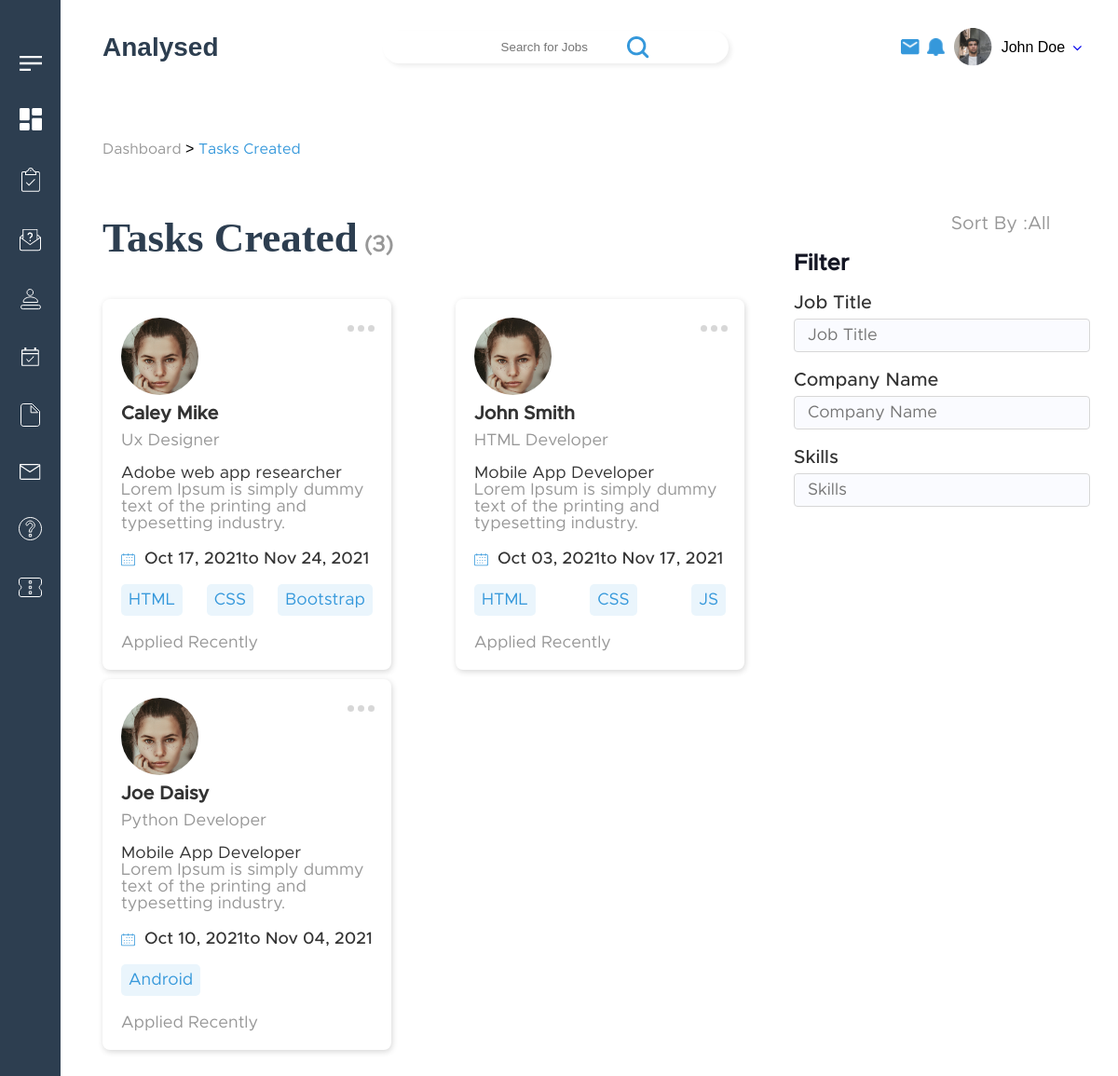
/TasksCreated.php, run on the app's committed database.
### tables this page shows
CREATE TABLE `task` (
  `task_id` int(255) NOT NULL,
  `recruiter_id` int(255) NOT NULL,
  `position` varchar(50) NOT NULL,
  `jobtitle` varchar(50) NOT NULL,
  `company` varchar(50) NOT NULL,
  `skills` varchar(50) NOT NULL,
  `type_of_task` varchar(255) NOT NULL,
  `restrictions` varchar(255) NOT NULL,
  `task_name` varchar(11) NOT NULL,
  `assigned_to` varchar(11) NOT NULL,
  `description` varchar(100) NOT NULL,
  `accuracy` varchar(11) NOT NULL,
  `start_date` date NOT NULL,
  `end_date` date NOT NULL,
  `duration_weeks` int(11) NOT NULL,
  `duration_days` int(11) NOT NULL,
  `duration_hours` int(11) NOT NULL,
  `accepted_file_extensions` blob NOT NULL,
  `created_on` date NOT NULL
);

### TasksCreated.php (the view, shortened to what this page needs)
<?php include('connection1.php') ?>
    <link rel="stylesheet" href="./css/DashboardJobs.css">
    <link rel="stylesheet" href="./css/appliedCandidates.css">
    <link rel="stylesheet" href="./css/interviewDone.css">
    <link rel="stylesheet" href="./css/tasksCreated.css">
    <link rel="stylesheet" href="./css/shortlistedJobs.css">
  <body>
    <?php include('header.php') ?>
    <div class="container">
      <div class="small_container">
        <div class="bread-crumbs_Mytools-recruiter">
            <a href="/" class="unactive-breadcrumb-link">Dashboard</a> > <a href="" class="active-breadcrumb-link">Tasks Created</a>
        </div>
        <div class="row-flex-jobs-j alignitemsstart-shortlisted Dashboard-main-container-jobs">
            <div class="left-side-container-DashboardJ">
                <?php
                    $total_rows = mysqli_query($conn,"SELECT * FROM task");
                    $num = mysqli_num_rows($total_rows);
                    ?>
                <h2 class="jobsCreateaDashboard-jobs">Tasks Created<span> (<?php echo htmlentities($num); ?>)</span></h2>
                <div class="cards-section-container row-flex-jobs-j" id="result">
                    <?php
                        $sql=mysqli_query($conn,"select * from task");
                        $check=mysqli_num_rows($sql)>0;
                        if($check){
                            while($row=mysqli_fetch_assoc($sql)){
                         ?>
                    <div class="single-container-cards-DasboardJobs candidatesjobs-applied">
                            <a href="">
                                <p class="candidate-status-jobs"><img src="./img/More.svg"></p>
                                <img src="./img/Ellipse 148-1.png" alt="">
                                <h3 class="job-headingnname"><?php echo $row["assigned_to"]; ?></h3>
                                <p class="skill-job-candiate"><?php echo $row["position"]; ?></p>
                                <p class="taskassigned-taskcreated"><?php echo $row["jobtitle"]; ?></p>
                                <p class="lighgrey-text-task-created"><?php echo $row["description"]; ?></p>
                                <div class="upcomingInterviews-p tasks-created-p">
                                    <?php
                                    $date=$row['start_date'];
                                    $start_date=date_format(new DateTime($date),"M d, Y");
                                    ?>
                                    <?php
                                    $date=$row['end_date'];
                                    $end_date=date_format(new DateTime($date),"M d, Y");
                                    ?>
                                    <p class="row-flex-jobj"><img src="./img/Calendar(1).svg" style="margin-right: 10px;"><?php echo $start_date; ?>to <?php echo $end_date; ?> </p>
                                </div>
                                <div class="skills-taskscreated row-flex-jobs-j">
                                    <?php
                                     $skills = $row['skills'];
                                     $skill_arr = explode(',',$skills);
                                        for ($x = 0; $x < count($skill_arr); $x++) {
                                            ?>
                                            <span><?php echo $skill_arr[$x]; ?></span>
                                            <?php
                                        }
                                    ?>
                                </div>
                                <p class="date-created-jobsDashboard">Applied Recently</p>
                            </a>
                        </div>
                        <?php
                    }
                }
                ?>
                </div>
            </div>
            <div class="right-side-container-DashboardJ">
               <div class="row-flex-jobj justifycontent-flex-end">
                        <p class="sortbyText">Sort By :</p>
                        <select name="multi_search" id="multi_search" class="sortbySelect">
                            <option>All</option>
                        </select>
                    </div>
                <h2 class="filter-heading">Filter</h2>
                <form class="form">
                <div class="category-main-first">
                        <label for="jobtitle" class="label-applied-candidates">Job Title</label>
                        <input type="text" id="jobtitle" placeholder="Job Title" class="input-applied-candidates" oninput="myFunction()" onclick="myFunction()">
                </div>
                <div class="category-main-first">
                        <label for="CompanyName" class="label-applied-candidates">Company Name</label>
                        <input type="text" id="company" placeholder="Company Name" class="input-applied-candidates" oninput="myFunction()" onclick="myFunction()">
                </div>
                <div class="category-main-first">
                    <label for="Skills" class="label-applied-candidates">Skills</label>
                    <input type="text" id="skills" placeholder="Skills" class="input-applied-candidates" oninput="myFunction()" onclick="myFunction()">
            </div>
        </form>
    </div>
</div>

### css/DashboardJobs.css (style rules this page uses)
.left-side-container-DashboardJ { flex-basis: 75%; }
.right-side-container-DashboardJ { flex-basis: 20%; }
.Dashboard-main-container-jobs { margin-top: 60px; }
.jobsCreateaDashboard-jobs { font-size: 45px; font-family: CeraM; color: #2d3e50; margin-bottom: 30px; }
.jobsCreateaDashboard-jobs span { color: #979797; font-family: Metro; font-size: 24px; }
.single-container-cards-DasboardJobs { flex-basis: 30%; margin-top: 10px; background: #ffffff 0% 0% no-repeat padding-box; box-shadow: 1px 2px 6px #00000029; border-radius: 8px; padding: 20px; }
.single-container-cards-DasboardJobs a { text-decoration: none; }
.job-headingnname { font-family: MetroM; font-size: 20px; color: #333333; margin: 10px 0px; }
.date-created-jobsDashboard { font-size: 18px; color: #979797; font-family: Metro; }
.justifycontent-flex-end { justify-content: flex-end; }
.sortbyText { color: #979797; font-size: 20px; font-family: Metro; }
.sortbySelect { background: transparent; font-size: 20px; color: #979797; outline: none; font-family: Metro; border:none; -webkit-appearance: none; -moz-appearance: none; appearance: none; -ms-appearance: none; }
.filter-heading { font-size: 24px; color: #131523; font-family: MetroM; margin: 20px 0px; }
@media screen and (max-width:1350px) { .single-container-cards-DasboardJobs { flex-basis: 45%; } }
@media screen and (max-width:1250px) { .left-side-container-DashboardJ { flex-basis: 65%; } }
@media screen and (max-width:1250px) { .right-side-container-DashboardJ { flex-basis: 30%; } }

### css/appliedCandidates.css (style rules this page uses)
.candidatesjobs-applied { position: relative; }
.candidate-status-jobs { position: absolute; padding: 8px; right: 10px; top: 20px; border-radius: 8px; color: #333333; font-family: Metro; }
.skill-job-candiate { color: #979797; font-size: 18px; margin: 6px 0px 17px 0px; font-family: Metro; }
.label-applied-candidates { display: block; margin: 10px 0px 7px 0px; font-size: 20px; color: #333333; font-family: MetroM; }
.input-applied-candidates { margin-bottom: 10px; outline: none; font-size: 18px; font-family: Metro; border: 1px solid #D7D7D7; background: #FAFBFF; padding: 8px 14px; color: #979797; width: 100%; border-radius: 4px; }

### css/interviewDone.css (style rules this page uses)
.upcomingInterviews-p { margin-top: 20px; font-family: MetroM; font-size: 18px; }
.upcomingInterviews-p p:nth-child(1) { color: #333333; }

### css/tasksCreated.css (style rules this page uses)
.taskassigned-taskcreated { color: #333333; font-size: 18px; font-family: Metro; }
.lighgrey-text-task-created { color: #979797; font-size: 18px; font-family: Metro; }
.skills-taskscreated { margin: 10px 0px 20px 0px; }
.skills-taskscreated span { background: #EAF5FC; border-radius: 5px; color: #3598DB; font-size: 18px; font-family: Metro; padding: 8px; margin-top: 8px; display: block; }
@media screen and (max-width:1250px) { .tasks-created-p p img { width: 15px; } }

### css/shortlistedJobs.css (style rules this page uses)
.alignitemsstart-shortlisted { align-items: flex-start!important; }

### css/index.css (style rules this page uses)
* { margin: 0px; padding: 0px; box-sizing: border-box; }
.unactive-breadcrumb-link { color: #979797; text-decoration: none; font-family: Metro; }
.active-breadcrumb-link { color: #3598DB; text-decoration: none; font-family: Metro; }
.row-flex-jobj { display: flex; align-items: center; flex-wrap: wrap; }
.row-flex-jobs-j { display: flex; align-items: center; justify-content: space-between; flex-wrap: wrap; }
body { background-color: white; box-sizing: border-box; font-family: sans-serif; background-color: #fff; }
.container { max-width: 100%; margin-left: 80px; position: relative; padding: 0px 30px; margin-top: 30px; }
.small_container { max-width: 90vw; display: block; margin: 80px auto; position: relative; }

### data on the page
task: assigned_to "Caley Mike", position "Ux Designer", jobtitle "Adobe web app researcher", description "Lorem Ipsum is simply dummy text of the printing and typesetting industry.", start_date "Oct 17, 2021", end_date "Nov 24, 2021", skills "HTML", skills "CSS", skills "Bootstrap"
task: assigned_to "John Smith", position "HTML Developer", jobtitle "Mobile App Developer", description "Lorem Ipsum is simply dummy text of the printing and typesetting industry.", start_date "Oct 03, 2021", end_date "Nov 17, 2021", skills "HTML", skills "CSS", skills "JS"
task: assigned_to "Joe Daisy", position "Python Developer", jobtitle "Mobile App Developer", description "Lorem Ipsum is simply dummy text of the printing and typesetting industry.", start_date "Oct 10, 2021", end_date "Nov 04, 2021", skills "Android"

### other printed values
$num "3"
